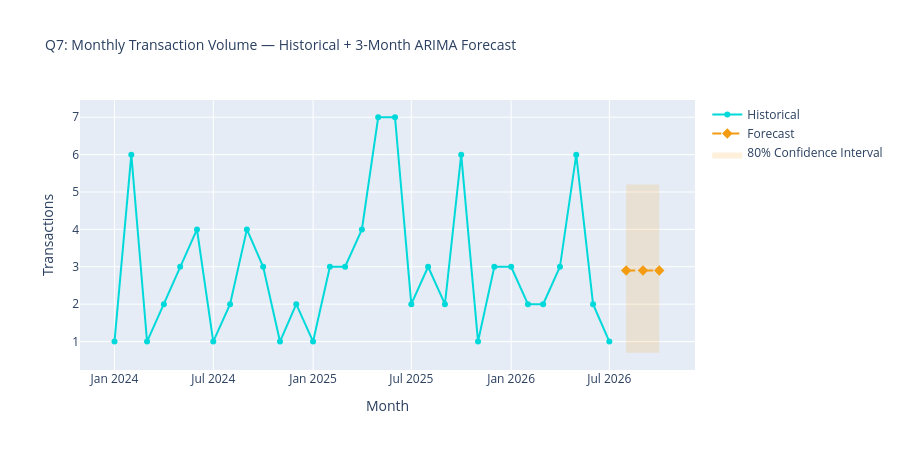

Notebook code for this chart:
### Code cell
# Chart 1 — Historical + Forecast Line Chart
hist_df = series.reset_index()
hist_df.columns = ['period', 'count']
hist_df['type'] = 'Historical'

fore_df = forecast_df.reset_index()
fore_df.columns = ['period', 'forecast', 'lower_80', 'upper_80', 'is_forecast']
fore_df['count'] = fore_df['forecast']
fore_df['type']  = 'Forecast'

fig1 = go.Figure()

# Historical line
fig1.add_trace(go.Scatter(
    x=hist_df['period'], y=hist_df['count'],
    mode='lines+markers',
    name='Historical',
    line=dict(color='#00d9d9', width=2),
    marker=dict(size=6),
))

# Forecast line
fig1.add_trace(go.Scatter(
    x=fore_df['period'], y=fore_df['forecast'],
    mode='lines+markers',
    name='Forecast',
    line=dict(color='#f39c12', width=2, dash='dash'),
    marker=dict(size=8, symbol='diamond'),
))

# Confidence interval
fig1.add_trace(go.Scatter(
    x=pd.concat([fore_df['period'], fore_df['period'][::-1]]),
    y=pd.concat([fore_df['upper_80'], fore_df['lower_80'][::-1]]),
    fill='toself',
    fillcolor='rgba(243,156,18,0.15)',
    line=dict(color='rgba(255,255,255,0)'),
    name='80% Confidence Interval',
))

fig1.update_layout(
    title='Q7: Monthly Transaction Volume — Historical + 3-Month ARIMA Forecast',
    xaxis_title='Month',
    yaxis_title='Transactions',
    height=450,
    title_font_size=14,
)
fig1.show()

### Figure 1 — Plotly figure (JSON) as saved in the notebook; plotly's stock layout.template omitted (floating-point values rounded to 4 significant figures)
{"data": [{"line": {"color": "#00d9d9", "width": 2}, "marker": {"size": 6}, "mode": "lines+markers", "name": "Historical", "type": "scatter", "x": ["2024-01-01T00:00:00.000000", "2024-02-01T00:00:00.000000", "2024-03-01T00:00:00.000000", "2024-04-01T00:00:00.000000", "2024-05-01T00:00:00.000000", "2024-06-01T00:00:00.000000", "2024-07-01T00:00:00.000000", "2024-08-01T00:00:00.000000", "2024-09-01T00:00:00.000000", "2024-10-01T00:00:00.000000", "2024-11-01T00:00:00.000000", "2024-12-01T00:00:00.000000", "2025-01-01T00:00:00.000000", "2025-02-01T00:00:00.000000", "2025-03-01T00:00:00.000000", "2025-04-01T00:00:00.000000", "2025-05-01T00:00:00.000000", "2025-06-01T00:00:00.000000", "2025-07-01T00:00:00.000000", "2025-08-01T00:00:00.000000", "2025-09-01T00:00:00.000000", "2025-10-01T00:00:00.000000", "2025-11-01T00:00:00.000000", "2025-12-01T00:00:00.000000", "2026-01-01T00:00:00.000000", "2026-02-01T00:00:00.000000", "2026-03-01T00:00:00.000000", "2026-04-01T00:00:00.000000", "2026-05-01T00:00:00.000000", "2026-06-01T00:00:00.000000", "2026-07-01T00:00:00.000000"], "y": [1, 6, 1, 2, 3, 4, 1, 2, 4, 3, 1, 2, 1, 3, 3, 4, 7, 7, 2, 3, 2, 6, 1, 3, 3, 2, 2, 3, 6, 2, 1]}, {"line": {"color": "#f39c12", "dash": "dash", "width": 2}, "marker": {"size": 8, "symbol": "diamond"}, "mode": "lines+markers", "name": "Forecast", "type": "scatter", "x": ["2026-08-01T00:00:00.000000", "2026-09-01T00:00:00.000000", "2026-10-01T00:00:00.000000"], "y": [2.9, 2.9, 2.9]}, {"fill": "toself", "fillcolor": "rgba(243,156,18,0.15)", "line": {"color": "rgba(255,255,255,0)"}, "name": "80% Confidence Interval", "type": "scatter", "x": ["2026-08-01T00:00:00.000000", "2026-09-01T00:00:00.000000", "2026-10-01T00:00:00.000000", "2026-10-01T00:00:00.000000", "2026-09-01T00:00:00.000000", "2026-08-01T00:00:00.000000"], "y": [5.2, 5.2, 5.2, 0.7, 0.7, 0.7]}], "layout": {"height": 450, "title": {"font": {"size": 14}, "text": "Q7: Monthly Transaction Volume — Historical + 3-Month ARIMA Forecast"}, "xaxis": {"title": {"text": "Month"}}, "yaxis": {"title": {"text": "Transactions"}}}}
